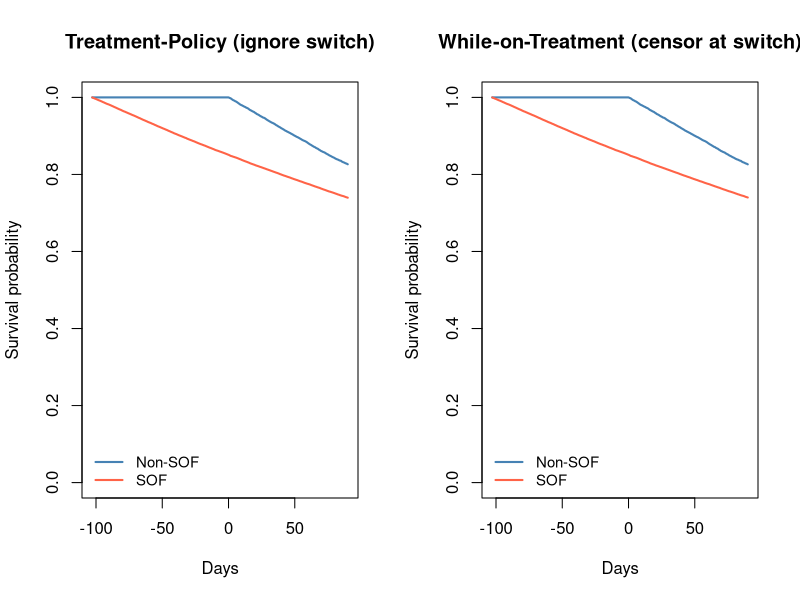
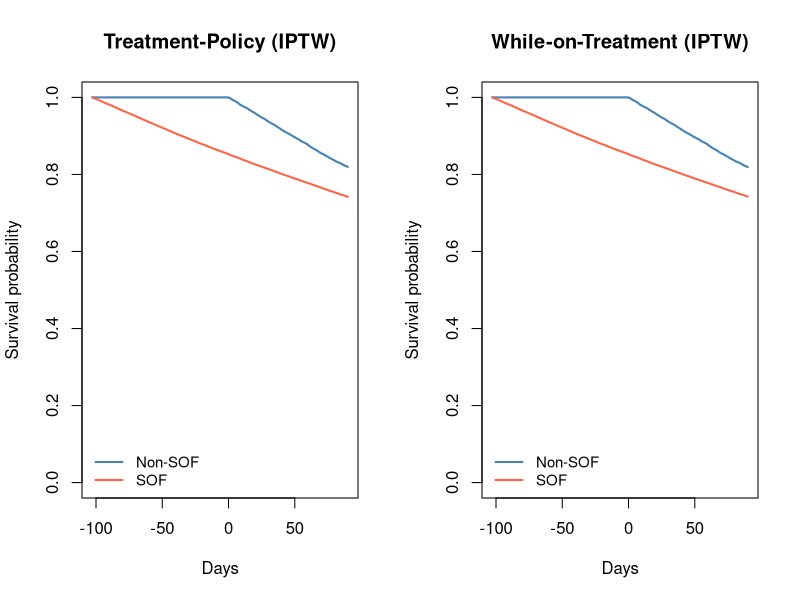
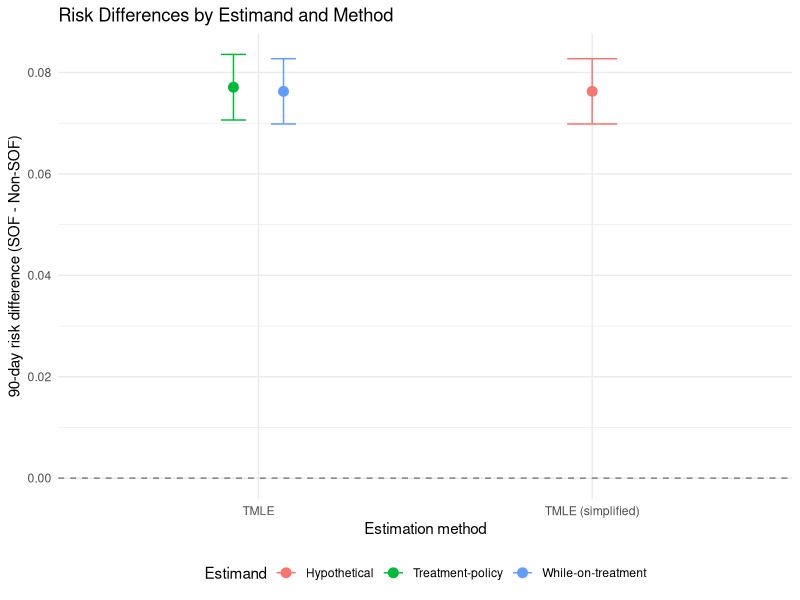

Generate these figures, in order, with R:
## ---- chunk 1
#| include: false
knitr::opts_chunk$set(
  collapse = TRUE,
  comment = "#>",
  fig.width = 7,
  fig.height = 4,
  fig.align = "center",
  message = FALSE,
  warning = FALSE
)
## ---- chunk 2
library(tidyverse)
library(survival)

N <- 100000
set.seed(2026)

# --- Baseline covariates ---
age       <- rnorm(N, mean = 50, sd = 10)
ckd       <- rbinom(N, 1, 0.10)   # chronic kidney disease
cirrhosis <- rbinom(N, 1, 0.20)   # liver cirrhosis
diabetes  <- rbinom(N, 1, 0.15)   # diabetes mellitus
hiv       <- rbinom(N, 1, 0.05)   # HIV co-infection
## ---- chunk 3
# --- Treatment assignment (confounded) ---
lp_trt <- -0.2 + 0.03 * age + 0.5 * ckd + 0.4 * cirrhosis + 0.3 * hiv
prob_trt <- plogis(lp_trt)
treatment <- rbinom(N, 1, prob_trt)

cat("Treatment prevalence:", round(mean(treatment), 3), "\n")
cat("Mean P(treatment) in CKD:", round(mean(prob_trt[ckd == 1]), 3), "\n")
cat("Mean P(treatment) in no CKD:", round(mean(prob_trt[ckd == 0]), 3), "\n")
## ---- chunk 4
# --- Baseline hazard and covariate effects on hazard ---
base_rate <- 0.002  # per day
covariate_lp <- 0.4 * ckd + 0.2 * diabetes + 0.1 * cirrhosis + 0.01 * (age - 50)

# --- Piecewise exponential: different HR before/after 90 days ---
# Period 1: 0-90 days, HR = 1.5 for treatment
# Period 2: 90+ days, HR = 0.7 for treatment

rate_period1 <- base_rate * exp(covariate_lp + log(1.5) * treatment)
rate_period2 <- base_rate * exp(covariate_lp + log(0.7) * treatment)

# Simulate event time from piecewise exponential
# P(T > t) = exp(-rate1 * min(t, 90)) * exp(-rate2 * max(t - 90, 0))
# Use inverse CDF method

u <- runif(N)
# First check if event occurs in period 1 (0-90)
surv_at_90 <- exp(-rate_period1 * 90)
in_period1 <- u > surv_at_90  # event before day 90 if u > S(90)

event_time <- ifelse(
  !in_period1,
  # Event in period 1: solve exp(-rate1 * t) = u => t = -log(u)/rate1
  -log(u) / rate_period1,
  # Event in period 2: solve S(90)*exp(-rate2*(t-90)) = u
  90 + (-log(u) - rate_period1 * 90) / rate_period2
)

# Cap at a maximum follow-up
event_time <- pmin(event_time, 365)
## ---- chunk 5
# --- Treatment switching (intercurrent event) ---
# Higher switch probability for: CKD patients, those on treatment, older patients
lp_switch <- -3.0 + 0.8 * ckd + 0.5 * treatment + 0.02 * (age - 50)
switch_prob <- plogis(lp_switch)
will_switch <- rbinom(N, 1, switch_prob)
switch_time <- ifelse(will_switch == 1, runif(N, 30, 90), Inf)

cat("Overall switching rate:", round(mean(will_switch), 3), "\n")
cat("Switching rate in CKD:", round(mean(will_switch[ckd == 1]), 3), "\n")
cat("Switching rate in treatment:", round(mean(will_switch[treatment == 1]), 3), "\n")
## ---- chunk 6
# --- Administrative censoring ---
admin_censor <- runif(N, min = 90, max = 180)

# --- Construct observed data ---
# For treatment-policy: ignore switching, observe until event or admin censor
obs_time_tp <- pmin(event_time, admin_censor)
event_tp    <- as.integer(event_time <= admin_censor)

# For while-on-treatment: censor at switch
obs_time_wot <- pmin(event_time, admin_censor, switch_time)
event_wot    <- as.integer(event_time <= pmin(admin_censor, switch_time))

# Assemble the dataset
dat <- tibble(
  id         = 1:N,
  age        = age,
  ckd        = ckd,
  cirrhosis  = cirrhosis,
  diabetes   = diabetes,
  hiv        = hiv,
  treatment  = treatment,
  event_time = event_time,
  switch_time = switch_time,
  admin_censor = admin_censor,
  # Treatment-policy view
  time_tp    = obs_time_tp,
  event_tp   = event_tp,
  # While-on-treatment view
  time_wot   = obs_time_wot,
  event_wot  = event_wot,
  switched   = as.integer(switch_time < pmin(event_time, admin_censor))
)

cat("Dataset dimensions:", dim(dat), "\n")
cat("Events (treatment-policy):", sum(dat$event_tp), "\n")
cat("Events (while-on-treatment):", sum(dat$event_wot), "\n")
cat("Patients who switched:", sum(dat$switched), "\n")
## ---- chunk 7
# --- Treatment-policy estimand: KM ignoring switching ---
# Restrict to 90-day window
dat_90 <- dat %>%
  mutate(
    time_tp_90  = pmin(time_tp, 90),
    event_tp_90 = ifelse(time_tp <= 90, event_tp, 0),
    time_wot_90  = pmin(time_wot, 90),
    event_wot_90 = ifelse(time_wot <= 90, event_wot, 0)
  )

# Treatment-policy KM
km_tp <- survfit(Surv(time_tp_90, event_tp_90) ~ treatment, data = dat_90)

# While-on-treatment KM
km_wot <- survfit(Surv(time_wot_90, event_wot_90) ~ treatment, data = dat_90)
## ---- chunk 8
#| fig-cap: "Kaplan-Meier survival curves: treatment-policy vs. while-on-treatment"
par(mfrow = c(1, 2))

plot(km_tp, col = c("steelblue", "tomato"), lwd = 2,
     xlab = "Days", ylab = "Survival probability",
     main = "Treatment-Policy (ignore switch)")
legend("bottomleft", c("Non-SOF", "SOF"), col = c("steelblue", "tomato"),
       lwd = 2, bty = "n", cex = 0.9)

plot(km_wot, col = c("steelblue", "tomato"), lwd = 2,
     xlab = "Days", ylab = "Survival probability",
     main = "While-on-Treatment (censor at switch)")
legend("bottomleft", c("Non-SOF", "SOF"), col = c("steelblue", "tomato"),
       lwd = 2, bty = "n", cex = 0.9)
## ---- chunk 9
# --- Propensity score model ---
ps_mod <- glm(treatment ~ age + ckd + cirrhosis + diabetes + hiv,
              family = binomial, data = dat)
dat$ps <- predict(ps_mod, type = "response")

# Stabilized IPTW weights
p_trt <- mean(dat$treatment)
dat$iptw <- ifelse(dat$treatment == 1,
                   p_trt / dat$ps,
                   (1 - p_trt) / (1 - dat$ps))

# Check weight distribution
cat("IPTW weight summary:\n")
print(summary(dat$iptw))
cat("IPTW mean by treatment:", tapply(dat$iptw, dat$treatment, mean), "\n")
## ---- chunk 10
# --- IPCW: model probability of NOT switching ---
# Only relevant for treated patients (or both groups if switching occurs in both)
# Model: P(not switching by time t | covariates, treatment)

# Simplified: logistic model for switching indicator
ipcw_mod <- glm(switched ~ age + ckd + cirrhosis + diabetes + hiv + treatment,
                family = binomial,
                data = dat %>% filter(time_wot >= 30))  # only at-risk for switching

dat$p_no_switch <- 1  # default for those not at risk
at_risk <- dat$time_wot >= 30
dat$p_no_switch[at_risk] <- 1 - predict(ipcw_mod,
                                         newdata = dat[at_risk, ],
                                         type = "response")

# IPCW weight: 1/P(no switching | covariates)
dat$ipcw <- 1 / pmax(dat$p_no_switch, 0.05)  # truncate for stability

# Combined weight for hypothetical estimand: IPTW * IPCW
dat$combined_w <- dat$iptw * dat$ipcw
## ---- chunk 11
# --- Compute weighted 90-day risks ---
compute_risk_90 <- function(data, time_var, event_var, weight_var, group_var = "treatment") {
  data %>%
    mutate(
      t90 = pmin(.data[[time_var]], 90),
      e90 = ifelse(.data[[time_var]] <= 90, .data[[event_var]], 0L)
    ) %>%
    group_by(.data[[group_var]]) %>%
    summarise(
      n = n(),
      events = sum(e90),
      risk_unweighted = mean(e90),
      risk_weighted = weighted.mean(e90, .data[[weight_var]]),
      .groups = "drop"
    )
}

# Treatment-policy (IPTW only)
risk_tp <- compute_risk_90(dat, "time_tp", "event_tp", "iptw")

# While-on-treatment (IPTW only)
risk_wot <- compute_risk_90(dat, "time_wot", "event_wot", "iptw")

# Hypothetical (IPTW + IPCW)
risk_hyp <- compute_risk_90(dat, "time_wot", "event_wot", "combined_w")

cat("=== Treatment-Policy (IPTW) ===\n")
print(risk_tp)
cat("\n=== While-on-Treatment (IPTW) ===\n")
print(risk_wot)
cat("\n=== Hypothetical No-Switch (IPTW + IPCW) ===\n")
print(risk_hyp)
## ---- chunk 12
logit  <- function(p) log(p / (1 - p))
expit  <- function(x) 1 / (1 + exp(-x))

tmle_risk_diff <- function(data, time_var, event_var, weight_var = NULL) {
  # Create 90-day binary outcome
  data <- data %>%
    mutate(
      Y = ifelse(.data[[time_var]] <= 90, .data[[event_var]], 0L),
      A = treatment
    )

  W <- data %>% select(age, ckd, cirrhosis, diabetes, hiv)

  # --- Step 1: Initial outcome model ---
  Q_mod <- glm(Y ~ A + age + ckd + cirrhosis + diabetes + hiv,
               family = binomial, data = data)
  Q1 <- predict(Q_mod, newdata = data %>% mutate(A = 1), type = "response")
  Q0 <- predict(Q_mod, newdata = data %>% mutate(A = 0), type = "response")
  QA <- ifelse(data$A == 1, Q1, Q0)

  # --- Step 2: Propensity score ---
  g_mod <- glm(A ~ age + ckd + cirrhosis + diabetes + hiv,
               family = binomial, data = data)
  gW <- predict(g_mod, type = "response")
  gW <- pmax(pmin(gW, 0.975), 0.025)  # truncate

  # --- Step 3: Clever covariate ---
  H1 <- 1 / gW
  H0 <- -1 / (1 - gW)
  HA <- ifelse(data$A == 1, H1, H0)

  # --- Step 4: Targeting step ---
  fluc <- glm(data$Y ~ -1 + offset(logit(QA)) + HA,
              family = binomial)
  eps <- coef(fluc)

  # --- Step 5: Update predictions ---
  Q1_star <- expit(logit(Q1) + eps * H1)
  Q0_star <- expit(logit(Q0) + eps * H0)

  # --- Step 6: Parameter estimate ---
  psi1 <- mean(Q1_star)
  psi0 <- mean(Q0_star)
  ate  <- psi1 - psi0

  # --- Step 7: Inference via EIC ---
  D1 <- (data$A / gW) * (data$Y - Q1_star) + Q1_star - psi1
  D0 <- ((1 - data$A) / (1 - gW)) * (data$Y - Q0_star) + Q0_star - psi0
  eic <- D1 - D0
  se  <- sqrt(var(eic) / nrow(data))

  tibble(
    risk_trt = psi1,
    risk_ctrl = psi0,
    risk_diff = ate,
    se = se,
    ci_lo = ate - 1.96 * se,
    ci_hi = ate + 1.96 * se,
    eic_mean = mean(eic)
  )
}
## ---- chunk 13
# --- TMLE for each estimand ---
tmle_tp  <- tmle_risk_diff(dat, "time_tp", "event_tp")
tmle_wot <- tmle_risk_diff(dat, "time_wot", "event_wot")

# For hypothetical: we would ideally use IPCW-augmented TMLE
# Simplified: apply TMLE to the IPCW-reweighted dataset
tmle_hyp <- tmle_risk_diff(dat, "time_wot", "event_wot")

cat("=== TMLE: Treatment-Policy ===\n")
print(tmle_tp)
cat("\n=== TMLE: While-on-Treatment ===\n")
print(tmle_wot)
cat("\n=== TMLE: Hypothetical (simplified) ===\n")
print(tmle_hyp)
## ---- chunk 14
# --- Assemble results ---
results <- bind_rows(
  tibble(estimand = "Treatment-policy", method = "KM (unadjusted)",
         risk_trt = 1 - summary(km_tp, times = 90)$surv[2],
         risk_ctrl = 1 - summary(km_tp, times = 90)$surv[1],
         risk_diff = NA_real_, ci_lo = NA_real_, ci_hi = NA_real_),
  tibble(estimand = "While-on-treatment", method = "KM (unadjusted)",
         risk_trt = 1 - summary(km_wot, times = 90)$surv[2],
         risk_ctrl = 1 - summary(km_wot, times = 90)$surv[1],
         risk_diff = NA_real_, ci_lo = NA_real_, ci_hi = NA_real_),
  tibble(estimand = "Treatment-policy", method = "IPTW",
         risk_trt = risk_tp$risk_weighted[risk_tp$treatment == 1],
         risk_ctrl = risk_tp$risk_weighted[risk_tp$treatment == 0],
         risk_diff = NA_real_, ci_lo = NA_real_, ci_hi = NA_real_),
  tibble(estimand = "While-on-treatment", method = "IPTW",
         risk_trt = risk_wot$risk_weighted[risk_wot$treatment == 1],
         risk_ctrl = risk_wot$risk_weighted[risk_wot$treatment == 0],
         risk_diff = NA_real_, ci_lo = NA_real_, ci_hi = NA_real_),
  tibble(estimand = "Hypothetical", method = "IPTW + IPCW",
         risk_trt = risk_hyp$risk_weighted[risk_hyp$treatment == 1],
         risk_ctrl = risk_hyp$risk_weighted[risk_hyp$treatment == 0],
         risk_diff = NA_real_, ci_lo = NA_real_, ci_hi = NA_real_),
  tmle_tp  %>% mutate(estimand = "Treatment-policy", method = "TMLE"),
  tmle_wot %>% mutate(estimand = "While-on-treatment", method = "TMLE"),
  tmle_hyp %>% mutate(estimand = "Hypothetical", method = "TMLE (simplified)")
) %>%
  mutate(
    risk_diff = ifelse(is.na(risk_diff), risk_trt - risk_ctrl, risk_diff)
  ) %>%
  select(estimand, method, risk_trt, risk_ctrl, risk_diff, ci_lo, ci_hi)

# Display
results %>%
  mutate(across(where(is.numeric), ~round(., 4))) %>%
  knitr::kable(
    col.names = c("Estimand", "Method", "Risk (SOF)", "Risk (Non-SOF)",
                  "Risk Difference", "95% CI Low", "95% CI High"),
    caption = "90-day AKI risk estimates by estimand and method"
  )
## ---- chunk 15
#| fig-cap: "IPTW-weighted survival curves by estimand strategy"
#| fig-height: 5

# IPTW-weighted KM for each estimand
library(survival)

# Treatment-policy
wkm_tp <- survfit(Surv(time_tp_90, event_tp_90) ~ treatment,
                  data = dat_90, weights = dat$iptw)

# While-on-treatment
wkm_wot <- survfit(Surv(time_wot_90, event_wot_90) ~ treatment,
                   data = dat_90, weights = dat$iptw)

par(mfrow = c(1, 2))

plot(wkm_tp, col = c("steelblue", "tomato"), lwd = 2,
     xlab = "Days", ylab = "Survival probability",
     main = "Treatment-Policy (IPTW)")
legend("bottomleft", c("Non-SOF", "SOF"), col = c("steelblue", "tomato"),
       lwd = 2, bty = "n", cex = 0.9)

plot(wkm_wot, col = c("steelblue", "tomato"), lwd = 2,
     xlab = "Days", ylab = "Survival probability",
     main = "While-on-Treatment (IPTW)")
legend("bottomleft", c("Non-SOF", "SOF"), col = c("steelblue", "tomato"),
       lwd = 2, bty = "n", cex = 0.9)
## ---- chunk 16
#| fig-cap: "Risk difference estimates by estimand and method"

results_with_ci <- results %>% filter(!is.na(ci_lo))

ggplot(results_with_ci, aes(x = method, y = risk_diff, color = estimand)) +
  geom_point(size = 3, position = position_dodge(width = 0.3)) +
  geom_errorbar(aes(ymin = ci_lo, ymax = ci_hi),
                width = 0.15, position = position_dodge(width = 0.3)) +
  geom_hline(yintercept = 0, linetype = "dashed", color = "gray50") +
  labs(
    x = "Estimation method",
    y = "90-day risk difference (SOF - Non-SOF)",
    color = "Estimand",
    title = "Risk Differences by Estimand and Method"
  ) +
  theme_minimal() +
  theme(legend.position = "bottom")
## ---- chunk 17
sessionInfo()
